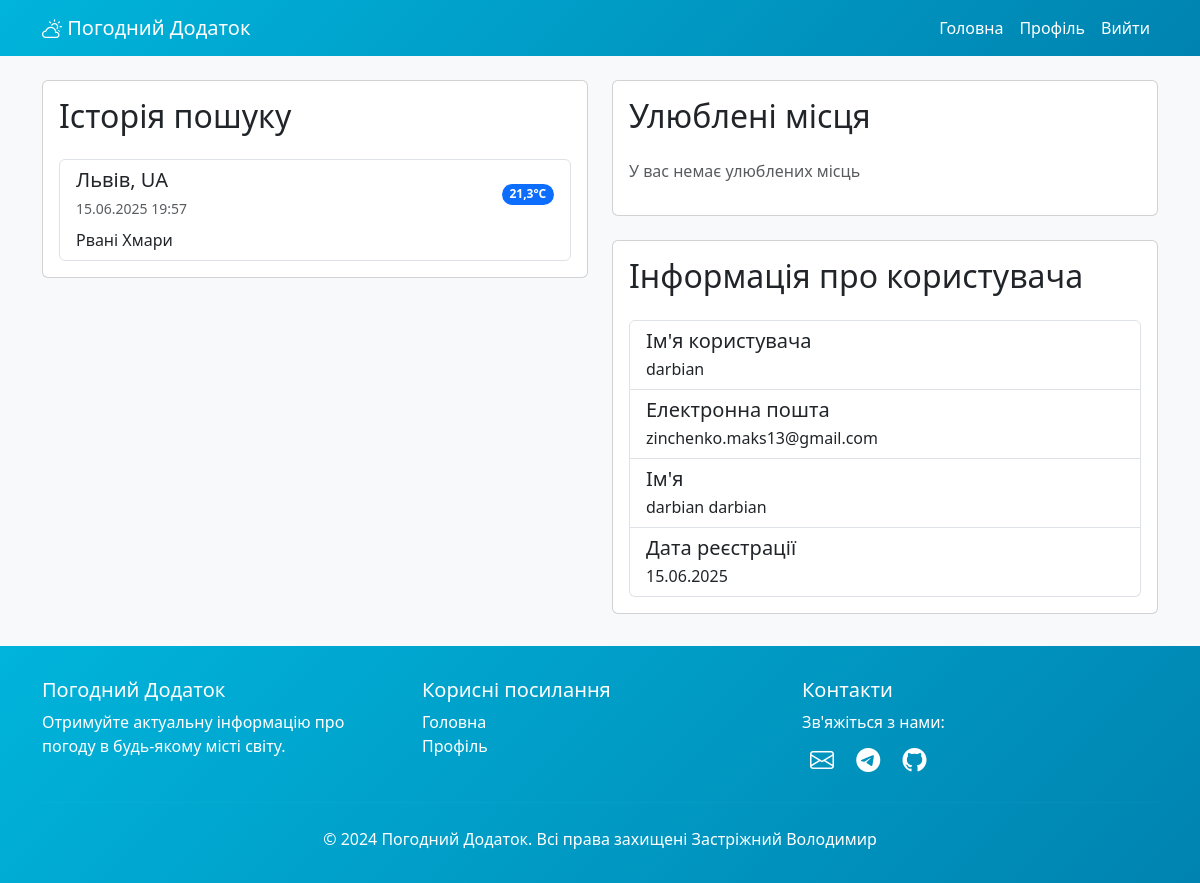
/profile/ (signed in), run on the app's committed database.
### weather/models.py (models this page shows, shortened)
class SearchHistory(models.Model):
    user = models.ForeignKey(User, on_delete=models.CASCADE, verbose_name='Користувач')
    city = models.CharField(max_length=100, verbose_name='Місто')
    country = models.CharField(max_length=100, verbose_name='Країна')
    temperature = models.FloatField(verbose_name='Температура')
    description = models.CharField(max_length=200, verbose_name='Опис погоди')
    searched_at = models.DateTimeField(auto_now_add=True, verbose_name='Дата пошуку')
    class Meta:
        verbose_name = 'Історія пошуку'
        verbose_name_plural = 'Історія пошуків'
        ordering = ['-searched_at']

### weather/views.py (the view)
# urls.py: path('profile/', views.profile, name='profile'),
@login_required
def profile(request):
    search_history = SearchHistory.objects.filter(user=request.user).order_by('-searched_at')[:10]
    favorite_locations = FavoriteLocation.objects.filter(user=request.user)
    context = {
        'search_history': search_history,
        'favorite_locations': favorite_locations,
    }
    return render(request, 'weather/profile.html', context)

### weather/templates/weather/profile.html (shortened to what this page needs)
{% extends 'weather/base.html' %}
{% block content %}
<div class="row">
    <div class="col-md-6">
        <div class="card">
            <div class="card-body">
                <h2 class="card-title mb-4">Історія пошуку</h2>
                {% if search_history %}
                    <div class="list-group">
                        {% for search in search_history %}
                            <div class="list-group-item">
                                <div class="d-flex justify-content-between align-items-center">
                                    <div>
                                        <h5 class="mb-1">{{ search.city }}, {{ search.country }}</h5>
                                        <small class="text-muted">{{ search.searched_at|date:"d.m.Y H:i" }}</small>
                                    </div>
                                    <span class="badge bg-primary rounded-pill">{{ search.temperature|floatformat:1 }}°C</span>
                                </div>
                                <p class="mb-0 mt-2">{{ search.description|title }}</p>
                            </div>
                        {% endfor %}
                    </div>
                {% else %}
                    <p class="text-muted">Історія пошуку порожня</p>
                {% endif %}
            </div>
        </div>
    </div>
    <div class="col-md-6">
        <div class="card">
            <div class="card-body">
                <h2 class="card-title mb-4">Улюблені місця</h2>
                {% if favorite_locations %}
                    <div class="list-group">
                        {% for location in favorite_locations %}
                            <div class="list-group-item d-flex justify-content-between align-items-center">
                                <div>
                                    <h5 class="mb-1">{{ location.city }}, {{ location.country }}</h5>
                                    <small class="text-muted">Додано: {{ location.created_at|date:"d.m.Y" }}</small>
                                </div>
                                <form method="post" action="{% url 'remove_favorite' location.pk %}" class="d-inline">
                                    {% csrf_token %}
                                    <button type="submit" class="btn btn-sm btn-danger">
                                        <i class="bi bi-trash"></i>
                                    </button>
                                </form>
                            </div>
                        {% endfor %}
                    </div>
                {% else %}
                    <p class="text-muted">У вас немає улюблених місць</p>
                {% endif %}
            </div>
        </div>
        <div class="card mt-4">
            <div class="card-body">
                <h2 class="card-title mb-4">Інформація про користувача</h2>
                <div class="list-group">
                    <div class="list-group-item">
                        <h5 class="mb-1">Ім'я користувача</h5>
                        <p class="mb-0">{{ user.username }}</p>
                    </div>
                    <div class="list-group-item">
                        <h5 class="mb-1">Електронна пошта</h5>
                        <p class="mb-0">{{ user.email }}</p>
                    </div>
                    <div class="list-group-item">
                        <h5 class="mb-1">Ім'я</h5>
                        <p class="mb-0">{{ user.first_name }} {{ user.last_name }}</p>
                    </div>
                    <div class="list-group-item">
                        <h5 class="mb-1">Дата реєстрації</h5>
                        <p class="mb-0">{{ user.date_joined|date:"d.m.Y" }}</p>
                    </div>
                </div>
            </div>
        </div>
    </div>
</div>
{% endblock %}

### weather/templates/weather/base.html (style rules this page uses)
body { background-color: #f8f9fa; min-height: 100vh; display: flex; flex-direction: column; }

### data on the page
SearchHistory: city "Львів", country "UA", searched_at "15.06.2025 19:57", temperature "21,3", description "Рвані Хмари"

### other printed values
{{ user.username }} "darbian"
{{ user.email }} "zinchenko.maks13@gmail.com"
{{ user.first_name }} "darbian"
{{ user.last_name }} "darbian"
{{ user.date_joined|date:"d.m.Y" }} "15.06.2025"
